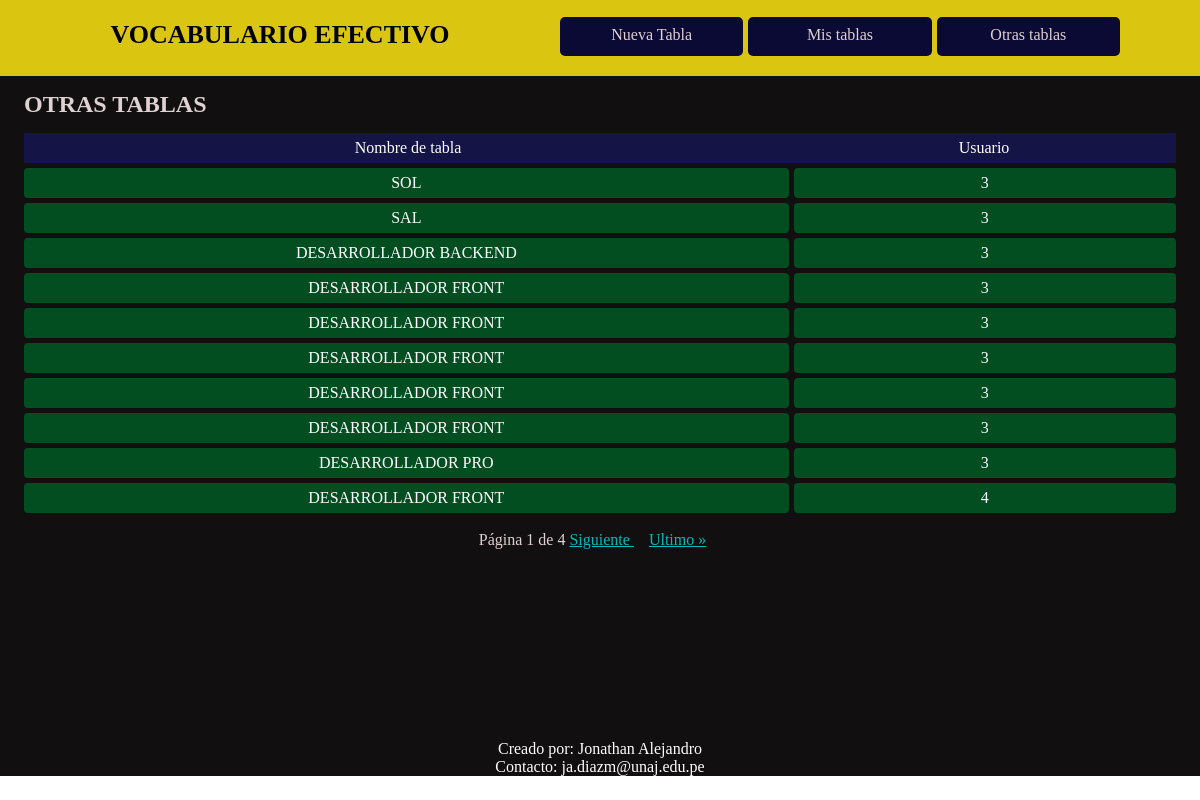
Screenshot of /otras-tablas/ (signed in) with the database file from the repository.
### tables/models.py (models this page shows)
class Table(models.Model) :
    id = models.AutoField(primary_key=True)
    user = models.ForeignKey(User, on_delete = models.CASCADE)
    title = models.CharField(max_length = 255)
    link = models.CharField(max_length = 255, null = True, blank = True)
    pdf_doc = models.FileField(null = True, blank = True, upload_to='pdf')

### tables/views.py (the view, shortened to what this page needs)
# urls.py: path('otras-tablas/', login_required(views.OtherTables.as_view()), name = 'other_tables'),
class OtherTables(ListView) :
    model = Table
    template_name = 'table_collection/table_collection_other_users.html'
    paginate_by = 10
    context_object_name = 'tables_and_users'
    def get_queryset(self, *args, **kwargs):
        tables = Table.objects.exclude(user_id = self.request.user.id)
        users = User.objects.filter(id__in = tables.values_list('id', flat = True))
        query = {
            "tables": tables,
        }
        query = [tables, users]
        return tables

### tables/templates/table_collection/table_collection_other_users.html
{% extends 'layouts/layout.html' %}
{% block main_content %}
    <h2 class="description-tables">OTRAS TABLAS</h2>
    {% include 'includes/description_other_tables.html' %}
    <ul class="list-other-tables">
        {% for table in tables_and_users %}
            <li>
                <div><a href="{% url 'tables_app:word_list' table_id=table.id  title=table.title %}">{{table.title|upper}}</a></div>
                <div>{{table.user_id}}</div>
            </li>
        {% endfor %}
    </ul>
    {% include 'includes/pagination.html' %}
{% endblock %}

### mainapp/static/css/styles.css (style rules this page uses)
* { margin: 0; padding: 0; }

### tables/static/css/styles-app-tables.css (style rules this page uses)
h2.description-tables { margin-top: 15px; }
ul.list-other-tables li { height: 30px; line-height: 30px; margin-top: 5px; display: grid; grid-template-columns: 2fr 1fr; grid-gap: 5px; justify-content: space-around; border-radius: 5px; color: white; }
ul.list-other-tables li div { display: block; text-align: center; background-color: #034e21; border-radius: 4px; }
ul.list-other-tables li div a { color: white; text-decoration: none; display: block; }

### rows the page displays
Table: title "SOL", user_id "3"
Table: title "SAL", user_id "3"
Table: title "DESARROLLADOR BACKEND", user_id "3"
Table: title "DESARROLLADOR FRONT", user_id "3"
Table: title "DESARROLLADOR FRONT", user_id "3"
Table: title "DESARROLLADOR FRONT", user_id "3"
Table: title "DESARROLLADOR FRONT", user_id "3"
Table: title "DESARROLLADOR FRONT", user_id "3"
Table: title "DESARROLLADOR PRO", user_id "3"
Table: title "DESARROLLADOR FRONT", user_id "4"

### other values shown
{{ page_obj.number }} "1"
{{ page_obj.paginator.num_pages }} "4"
